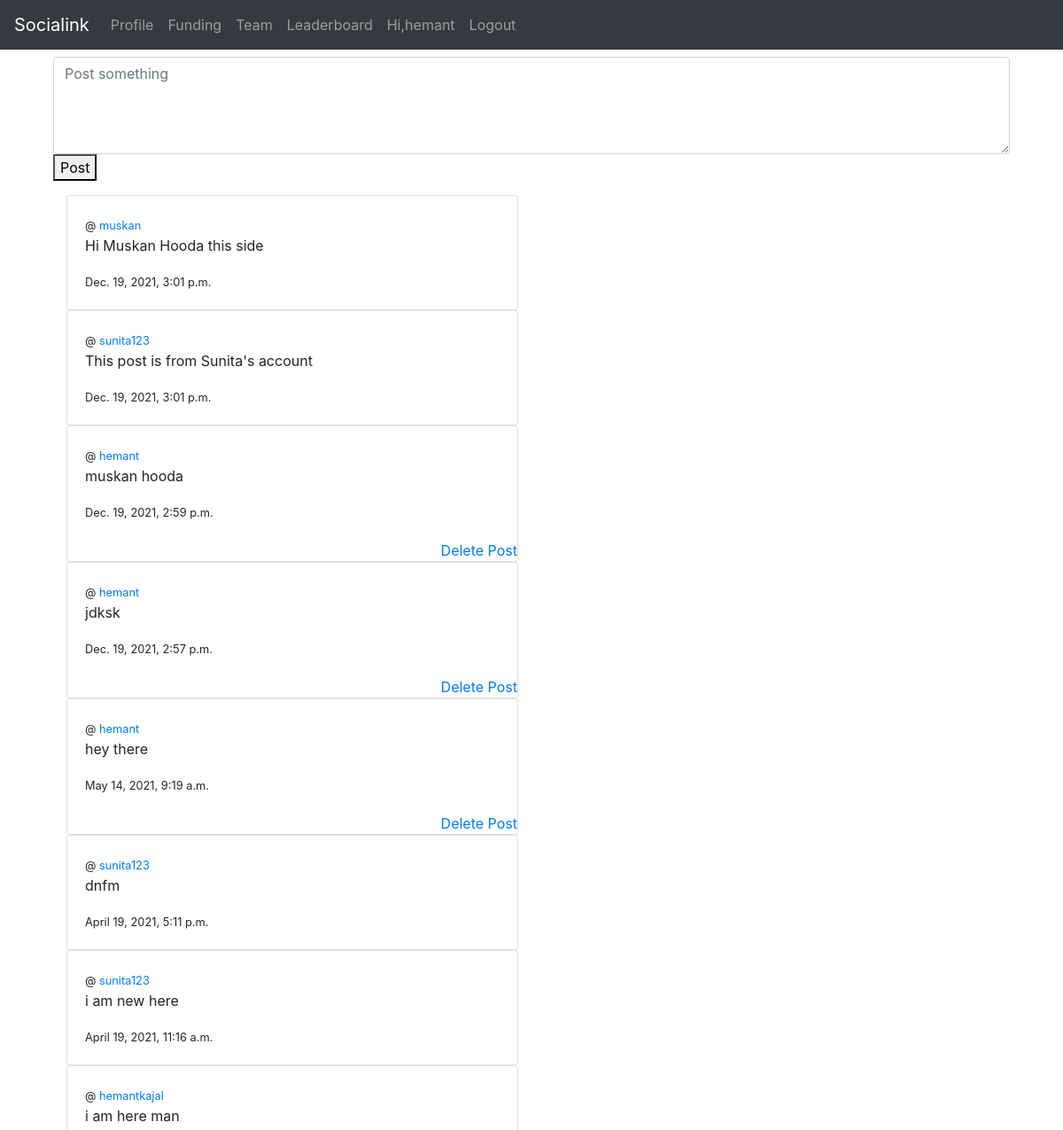
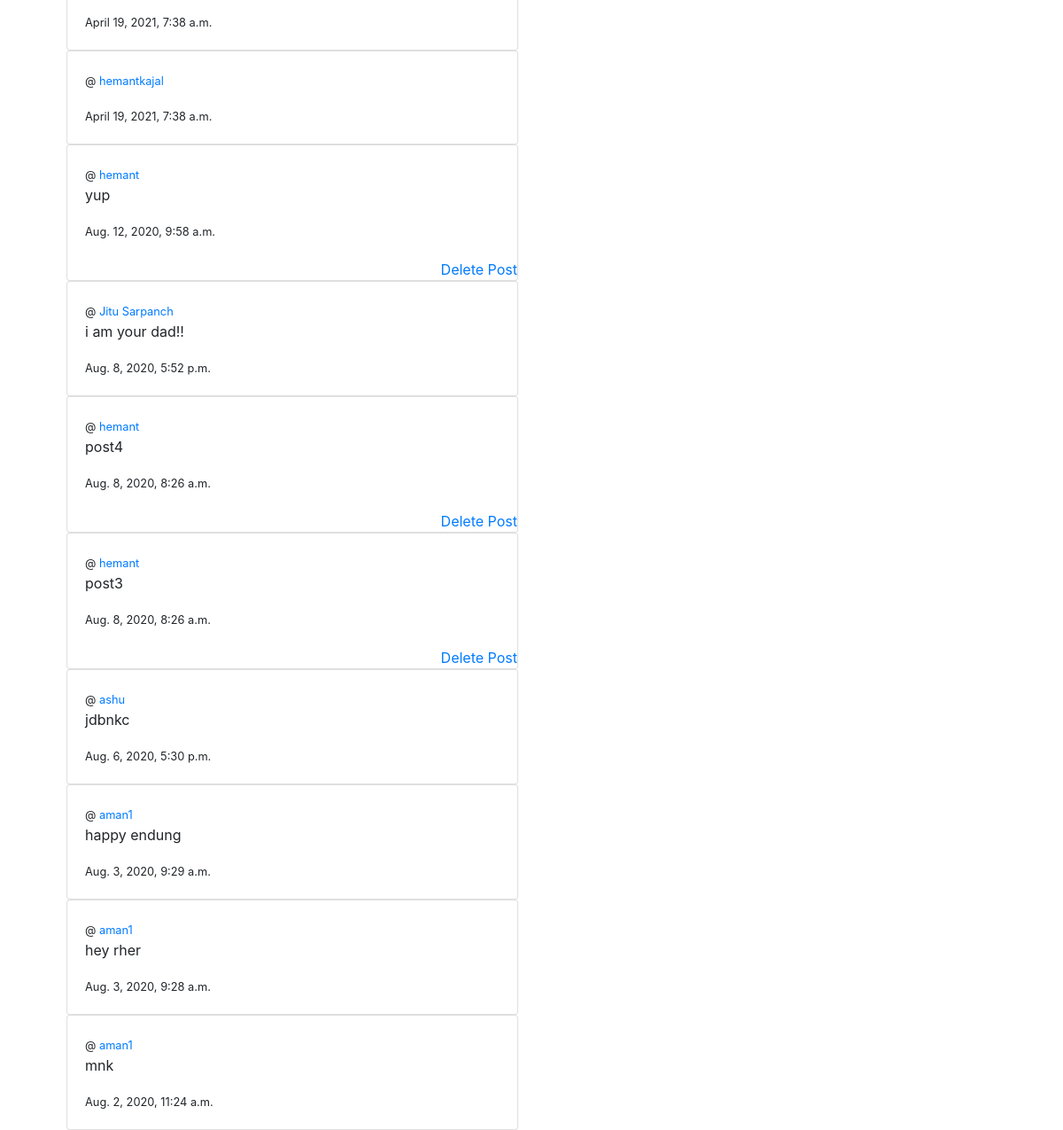
The app's page /home/ (signed in) with its own data (2 pictures, top to bottom).
### tweets/models.py (models this page shows, shortened)
class post(models.Model):
    author = models.ForeignKey(User, blank=True, on_delete=models.CASCADE)
    content = models.TextField(max_length=1000, blank=True, null=True)
    date_posted = models.DateTimeField(default=timezone.now)
    likes = models.IntegerField(default=0)
    dislikes = models.IntegerField(default=0)
    image = models.ImageField(upload_to="media/images/", blank=True, null=True)

### tweets/views.py (the view)
# urls.py: path('', views.homepage, name="homepage"),
@login_required
def homepage(request):
    posts = post.objects.all().order_by('-pk')
    if request.method == "POST":
        post_content = request.POST['tweet']
        author_ = request.user
        post_obj = post(author=author_, content=post_content)
        post_obj.save()
        return redirect('/home')
    else:
        return render(request, 'homepage.html', {'posts': posts})

### Templates/homepage.html (shortened to what this page needs)
{% extends 'base.html' %}
{% block content %}
<div class="container">
<div class="container">
  <div class="form-group">
    <form action="" method="POST">
    <textarea class="form-control mt-2" placeholder="Post something" rows="4" name="tweet"></textarea>
    <button type="submit">Post</button>
  </form>
</div>
</div>
  <div class="container">
    <div class="col-sm-6">
      {% for item in posts %}
      <div class="card">
        <div class="card-body">
          <small>@ <a href="/profile/{{item.author}}">{{item.author}}</a></small>
          <br>
          <p class="card-text">{{ item.content }}</p>
          <small>{{item.date_posted}}</small>
        </div>
        {% if item.author == request.user %}
            <a style="text-align: right;;" href="delete/{{item.id}}">Delete Post</a>
            {% endif %}
          </div>
        {% endfor %}
    </div>
  </div>
</div>
{% endblock %}

### Templates/base.html (shortened to what this page needs)
<!doctype html>
<html lang="en">
<head>
 <link rel="stylesheet" href="https://stackpath.bootstrapcdn.com/bootstrap/4.5.0/css/bootstrap.min.css"
>
</head>
<body>
 <nav class="navbar navbar-expand-lg navbar-dark bg-dark">
  <a class="navbar-brand" href="/home">Socialink</a>
  <div class="collapse navbar-collapse" id="navbarSupportedContent">
   <ul class="navbar-nav mr-auto">
    <li class="nav-item ">
     <a class="nav-link" href="/profile/{{user.username}}">Profile</a>
    </li>
    <li class="nav-item">
     <a class="nav-link" href="/funding">Funding</a>
    </li>
    <li class="nav-item">
     <a class="nav-link" href="/team">Team</a>
    </li>
    <li class="nav-item">
     <a class="nav-link" href="/leaderboard">Leaderboard</a>
    </li>
    <li class="nav-item">
      <a class="nav-link" href="#">Hi,{{user.username}}</a>
    </li>
    <li class="nav-item">
     <a class="nav-link" href="/user/logout">Logout</a>
    </li>
  </ul>
  </div>
 </nav>
 {% block content %}
 {% endblock %}
</body>
</html>

### records on screen
post: author "muskan", content "Hi Muskan Hooda this side", date_posted "Dec. 19, 2021, 3:01 p.m."
post: author "sunita123", content "This post is from Sunita's account", date_posted "Dec. 19, 2021, 3:01 p.m."
post: author "hemant", content "muskan hooda", date_posted "Dec. 19, 2021, 2:59 p.m."
post: author "hemant", content "jdksk", date_posted "Dec. 19, 2021, 2:57 p.m."
post: author "hemant", content "hey there", date_posted "May 14, 2021, 9:19 a.m."
post: author "sunita123", content "dnfm", date_posted "April 19, 2021, 5:11 p.m."
post: author "sunita123", content "i am new here", date_posted "April 19, 2021, 11:16 a.m."
post: author "hemantkajal", content "i am here man", date_posted "April 19, 2021, 7:38 a.m."
post: author "hemantkajal", date_posted "April 19, 2021, 7:38 a.m."
post: author "hemant", content "yup", date_posted "Aug. 12, 2020, 9:58 a.m."
post: author "Jitu Sarpanch", content "i am your dad!!", date_posted "Aug. 8, 2020, 5:52 p.m."
post: author "hemant", content "post4", date_posted "Aug. 8, 2020, 8:26 a.m."
post: author "hemant", content "post3", date_posted "Aug. 8, 2020, 8:26 a.m."
post: author "ashu", content "jdbnkc", date_posted "Aug. 6, 2020, 5:30 p.m."
post: author "aman1", content "happy endung", date_posted "Aug. 3, 2020, 9:29 a.m."
post: author "aman1", content "hey rher", date_posted "Aug. 3, 2020, 9:28 a.m."
post: author "aman1", content "mnk", date_posted "Aug. 2, 2020, 11:24 a.m."

### other values on screen
{{ user.username }} "hemant"
